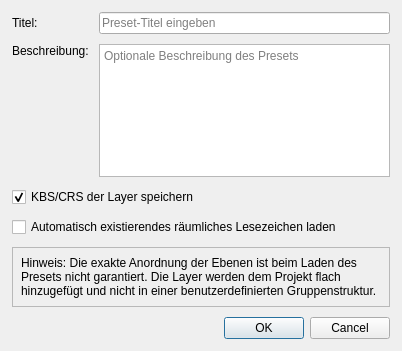
<?xml version="1.0" encoding="UTF-8"?>
<ui version="4.0">
 <class>NewDialog</class>
 <widget class="QDialog" name="NewDialog">
  <property name="geometry">
   <rect>
    <x>0</x>
    <y>0</y>
    <width>402</width>
    <height>351</height>
   </rect>
  </property>
  <property name="windowTitle">
   <string>Neues Preset</string>
  </property>
  <layout class="QVBoxLayout" name="verticalLayout">
   <property name="spacing">
    <number>10</number>
   </property>
   <property name="leftMargin">
    <number>12</number>
   </property>
   <property name="topMargin">
    <number>12</number>
   </property>
   <property name="rightMargin">
    <number>12</number>
   </property>
   <property name="bottomMargin">
    <number>12</number>
   </property>
   <item>
    <layout class="QFormLayout" name="formLayout">
     <property name="fieldGrowthPolicy">
      <enum>QFormLayout::AllNonFixedFieldsGrow</enum>
     </property>
     <property name="labelAlignment">
      <set>Qt::AlignLeading|Qt::AlignLeft|Qt::AlignVCenter</set>
     </property>
     <property name="formAlignment">
      <set>Qt::AlignLeading|Qt::AlignLeft|Qt::AlignTop</set>
     </property>
     <item row="0" column="0">
      <widget class="QLabel" name="title_label">
       <property name="text">
        <string>Titel:</string>
       </property>
      </widget>
     </item>
     <item row="0" column="1">
      <widget class="QLineEdit" name="title_edit">
       <property name="placeholderText">
        <string>Preset-Titel eingeben</string>
       </property>
      </widget>
     </item>
     <item row="1" column="0">
      <widget class="QLabel" name="description_label">
       <property name="text">
        <string>Beschreibung:</string>
       </property>
       <property name="alignment">
        <set>Qt::AlignLeading|Qt::AlignLeft|Qt::AlignTop</set>
       </property>
      </widget>
     </item>
     <item row="1" column="1">
      <widget class="QPlainTextEdit" name="description_edit">
       <property name="placeholderText">
        <string>Optionale Beschreibung des Presets</string>
       </property>
      </widget>
     </item>
    </layout>
   </item>
   <item>
    <widget class="QCheckBox" name="save_layer_crs_checkbox">
     <property name="text">
      <string>KBS/CRS der Layer speichern</string>
     </property>
     <property name="checked">
      <bool>true</bool>
     </property>
    </widget>
   </item>
   <item>
    <widget class="QCheckBox" name="automatic_spatial_bookmark_checkBox">
     <property name="text">
      <string>Automatisch existierendes räumliches Lesezeichen laden</string>
     </property>
    </widget>
   </item>
   <item>
    <widget class="QFrame" name="hint_frame">
     <property name="frameShape">
      <enum>QFrame::StyledPanel</enum>
     </property>
     <property name="frameShadow">
      <enum>QFrame::Raised</enum>
     </property>
     <layout class="QHBoxLayout" name="horizontalLayout">
      <property name="leftMargin">
       <number>8</number>
      </property>
      <property name="topMargin">
       <number>8</number>
      </property>
      <property name="rightMargin">
       <number>8</number>
      </property>
      <property name="bottomMargin">
       <number>8</number>
      </property>
      <item>
       <widget class="QLabel" name="hint_label">
        <property name="text">
         <string>Hinweis: Die exakte Anordnung der Ebenen ist beim Laden des Presets nicht garantiert. Die Layer werden dem Projekt flach hinzugefügt und nicht in einer benutzerdefinierten Gruppenstruktur.</string>
        </property>
        <property name="textFormat">
         <enum>Qt::PlainText</enum>
        </property>
        <property name="wordWrap">
         <bool>true</bool>
        </property>
       </widget>
      </item>
     </layout>
    </widget>
   </item>
   <item>
    <widget class="QDialogButtonBox" name="buttonBox">
     <property name="orientation">
      <enum>Qt::Horizontal</enum>
     </property>
     <property name="standardButtons">
      <set>QDialogButtonBox::Cancel|QDialogButtonBox::Ok</set>
     </property>
    </widget>
   </item>
  </layout>
 </widget>
 <resources/>
 <connections>
  <connection>
   <sender>buttonBox</sender>
   <signal>rejected()</signal>
   <receiver>NewDialog</receiver>
   <slot>reject()</slot>
   <hints>
    <hint type="sourcelabel">
     <x>396</x>
     <y>330</y>
    </hint>
    <hint type="destinationlabel">
     <x>279</x>
     <y>179</y>
    </hint>
   </hints>
  </connection>
 </connections>
</ui>
